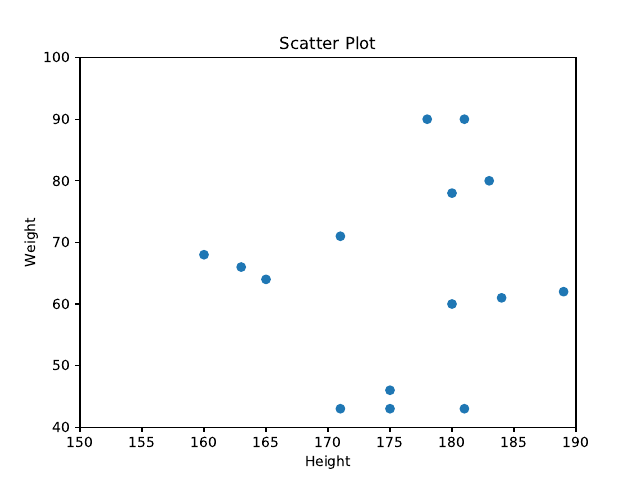

Write the Python code that produced this figure.
import matplotlib.pyplot as plt
import numpy as np

height = [180, 183, 181, 163, 189, 180, 184, 178, 175, 181, 165, 175, 171, 160, 171]
weight = [78, 80, 43, 66, 62, 60, 61, 90, 43, 90, 64, 46, 43, 68, 71]

plt.xlim(150, 190)
plt.ylim(40, 100)

plt.title("Scatter Plot")
plt.xlabel("Height")
plt.ylabel("Weight")
plt.scatter(height, weight)

plt.savefig("scatter.pdf")
